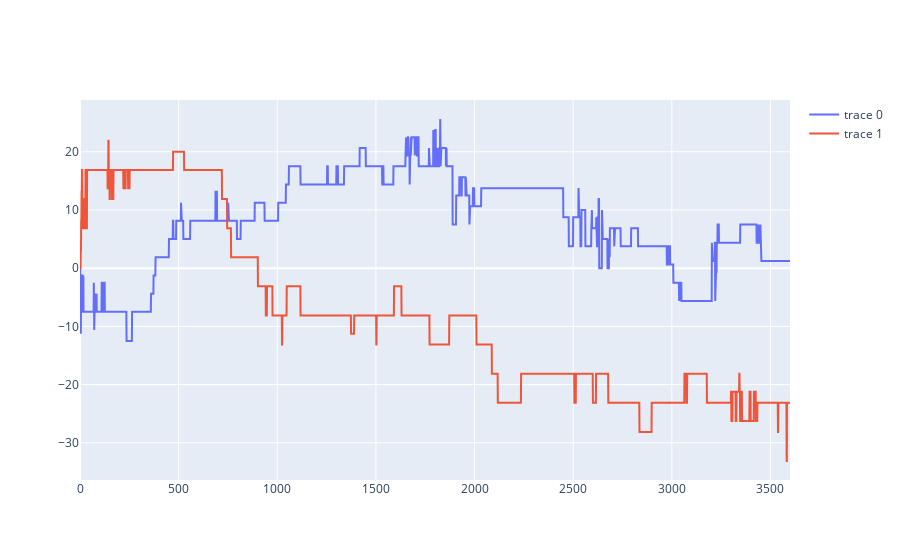

The code cell stored with this chart in its notebook:
### Code cell
fig.show()

### Figure 1 — Plotly figure (JSON) as saved in the notebook; plotly's stock layout.template omitted (floating-point values rounded to 4 significant figures; data arrays with more than 128 entries replaced by an {"elided": "..."} marker saying what was removed)
{"data": [{"type": "scatter", "y": {"elided": "3600 float values"}}, {"type": "scatter", "y": {"elided": "3600 float values"}}], "layout": {"xaxis": {"range": ["18:00:00", "19:00:00"]}}}
